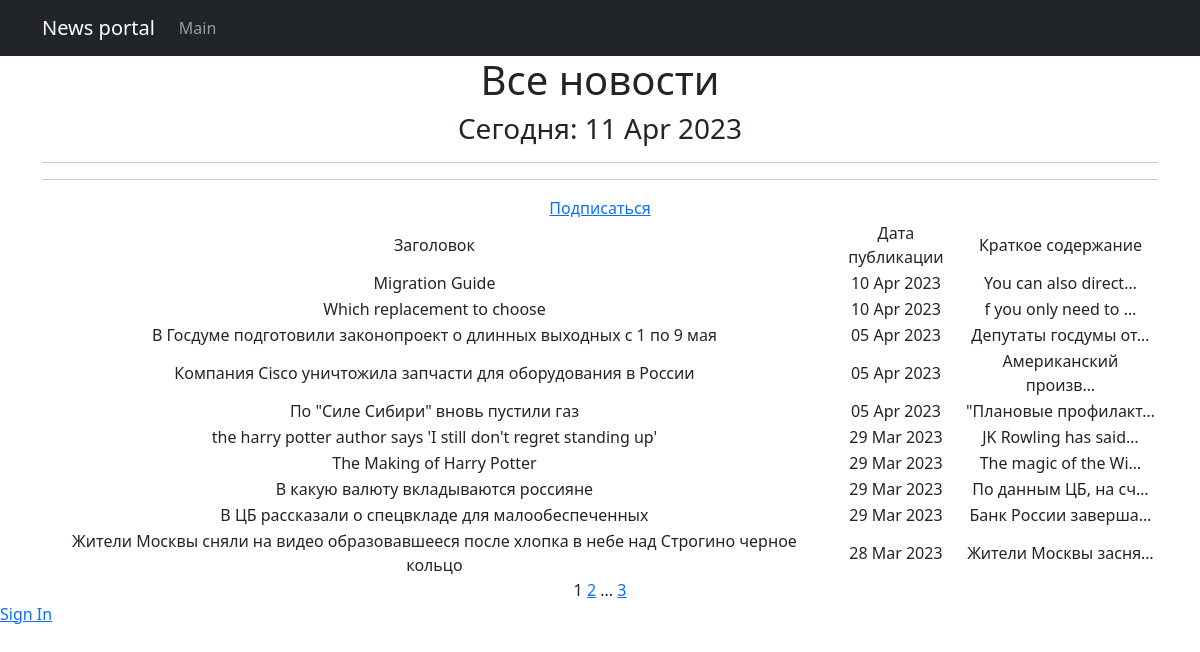
Before: /news/ with the older database file.
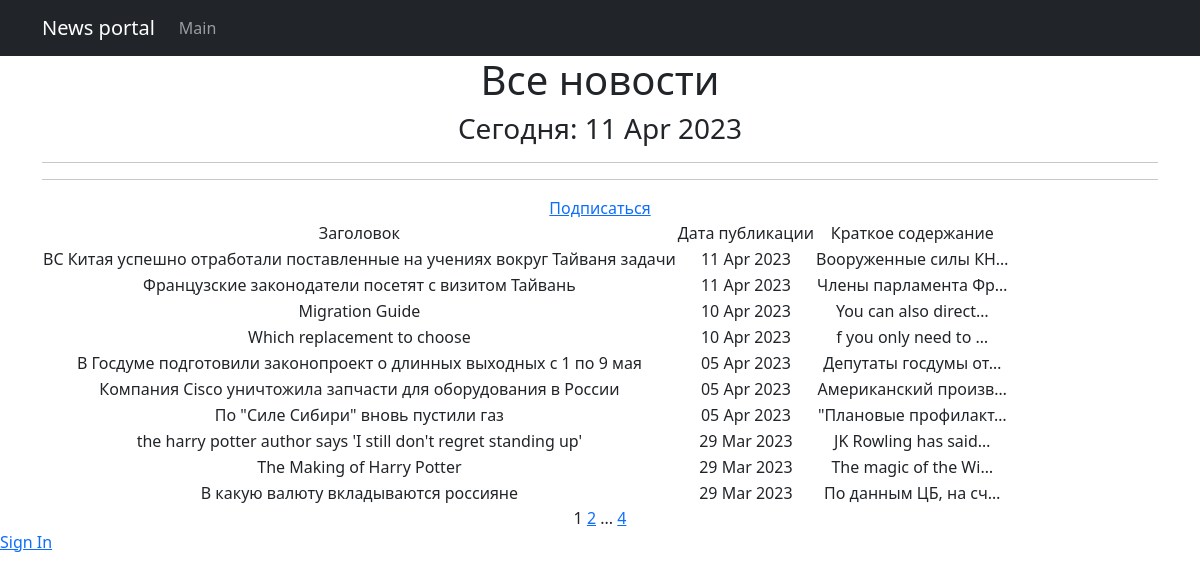
After: the same page with the newer database file.
### chitchat/models.py (models this page shows, shortened)
class Post(models.Model):
    news = 'N'
    article = 'A'
    POST_TYPES = [
        (news, 'Новость'),
        (article, 'Статья')
    ]
    author = models.ForeignKey(Author, on_delete=models.CASCADE, verbose_name='автор')
    post_type = models.CharField(
        max_length=1, choices=POST_TYPES,
        default=article, verbose_name='тип новости'
    )
    time_creation = models.DateTimeField(auto_now_add=True)
    post_category = models.ManyToManyField(Category, through='PostCategory')
    title = models.CharField(max_length=100, unique=True, verbose_name='заголовок')
    text = models.TextField(verbose_name='текст')
    rating = models.IntegerField(default=0, verbose_name='рейтинг')
    class Meta:
        verbose_name = 'новость'
        verbose_name_plural = 'новости'

### chitchat/views.py (the view)
# urls.py: path('', PostList.as_view(), name='post_list'),
class PostList(ListView):
    model = Post
    ordering = '-time_creation'
    template_name = 'news.html'
    context_object_name = 'news'
    paginate_by = 10
    def get_queryset(self):
        queryset = super().get_queryset()
        self.filterset = PostFilter(self.request.GET, queryset)
        return self.filterset.qs
    def get_context_data(self, **kwargs):
        context = super().get_context_data(**kwargs)
        context['filterset'] = self.filterset
        return context

### chitchat/models.py (called while the page is built)
    def __str__(self):
        return f'{self.name.title()}'

### chitchat/templatetags/censor_filter.py (called while the page is built)
@register.filter()
def censor(text):
    for word in text.split():
        if word.lower() in RUDE_WORDS:
            text = text.replace(word, f"{word[0]}{'*'*(len(word)-1)}")
    return text

### chitchat/templatetags/custom_tags.py (called while the page is built)
@register.simple_tag()
def current_time(format_string='%b %d %Y'):
    return datetime.utcnow().strftime(format_string)

@register.simple_tag(takes_context=True)
def url_replace(context, **kwargs):
    d = context['request'].GET.copy()
    for k, v in kwargs.items():
        d[k] = v
    return d.urlencode()

### templates/news.html (shortened to what this page needs)
{% extends 'flatpages/default.html' %}
{% load censor_filter %}
{% load custom_tags %}
{% block content %}
    <h1>Все новости</h1>
    <h3>Сегодня: {% current_time '%d %b %Y' %}</h3>
    <hr>
    <hr>
    <a href="{% url 'subscriptions' %}">Подписаться</a>
    {% if news %}
        <table>
            <tr>
                <td>Заголовок</td>
                <td>Дата публикации</td>
                <td>Краткое содержание</td>
            </tr>
            {% for post in news %}
            <tr>
                <td>{{ post.title }}</td>
                <td>{{ post.time_creation|date:'d M Y' }}</td>
                <td>{{ post.text|censor|truncatechars:20 }}</td>
                <td>
            </tr>
            {% endfor %}
        </table>
    {% else %}
        <h2>Новостей нет!</h2>
    {% endif %}
    {{ page_obj.number }}
    {% if page_obj.has_next %}
        <a href="?{% url_replace page=page_obj.next_page_number %}">{{ page_obj.next_page_number }}</a>
        {% if paginator.num_pages != page_obj.next_page_number %}
            ...
            <a href="?{% url_replace page=page_obj.paginator.num_pages %}">{{ page_obj.paginator.num_pages }}</a>
        {% endif %}
    {% endif %}
{% endblock content %}

Changed rows visible on the page:
no longer on this page (row unchanged): Post: title "В ЦБ рассказали о спецвкладе для малообеспеченных", time_creation "29 Mar 2023", text|censor "Банк России заверша…"
no longer on this page (row unchanged): Post: title "Жители Москвы сняли на видео образовавшееся после хлопка в небе над Строгино черное кольцо", time_creation "28 Mar 2023", text|censor "Жители Москвы засня…"
added Post: title "ВС Китая успешно отработали поставленные на учениях вокруг Тайваня задачи", time_creation "11 Apr 2023", text|censor "Вооруженные силы КН…"
added Post: title "Французские законодатели посетят с визитом Тайвань", time_creation "11 Apr 2023", text|censor "Члены парламента Фр…"
Other visible differences:
{{ page_obj.paginator.num_pages }}: "3" → "4"
